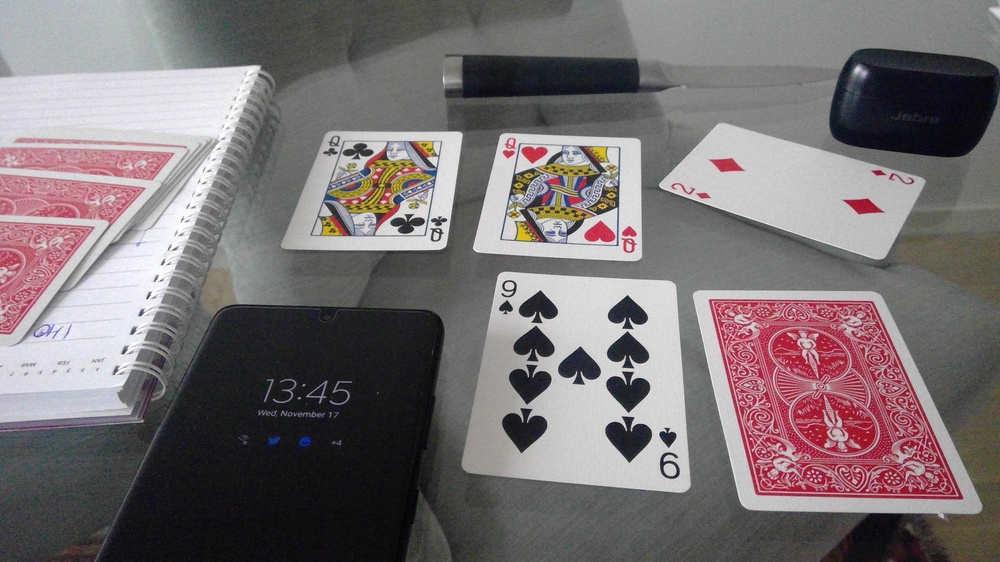
#> input picture Python/opencv/img/objects.jpg, 1000 x 562 px, shrunk from 3264 x 1836 before the run
$ jupyter execute --allow-errors object_finder.ipynb
#> lines starting #> are read from the running program, lines starting #| are printed output that depends on the picture; after the words box and inside, x2 and y2 are one past the last pixel; in counts of white or black regions, pixels touching at a corner belong together
[cell 1]
import math
import cv2 as cv
from matplotlib import pyplot as plt
plt.set_cmap("gray")

[cell 2]
# load images
img_names = ["objects.jpg", "playing_card_heart_A.png",
             "playing_card_spades_A.png"]
img_objects, img_heart, img_spades = (
    cv.imread(f"./img/{key}") for key in img_names)
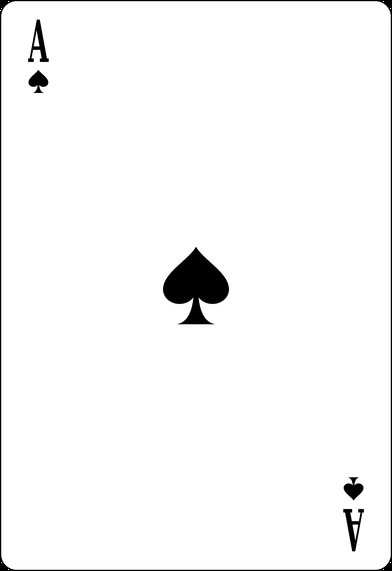
#> input picture Python/opencv/img/playing_card_spades_A.png, 392 x 571 px, shrunk from 1280 x 1865 before the run
#> img_objects is the input picture: shape (562, 1000, 3); mean B, G, R 114.4, 112.5, 120.6
#> img_spades is the input picture: shape (571, 392, 3); min 0, max 255, mean 247.7

[cell 3]
fig, ax = plt.subplots(1, 3)

fig.set_size_inches(22, 6)

ax[0].imshow(img_objects[:, :, ::-1])
ax[1].imshow(img_spades[:, :, ::-1])
#> (the rest of this cell did not finish here and is left out)

[cell 4]
# SPADES
# Work flow one

blur = cv.GaussianBlur(img_spades, (3, 3), 10)
canny = cv.Canny(blur, 100, 200)
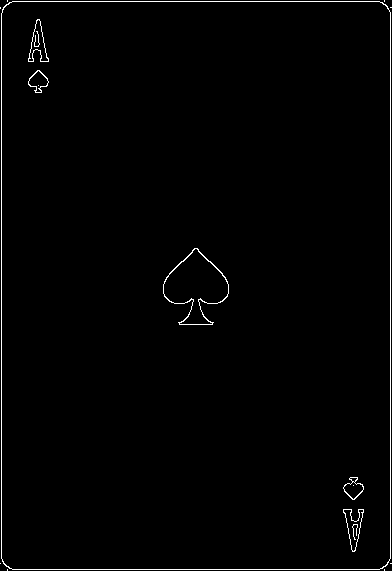
#> canny: shape (571, 392); 1.2% white in thin lines or dots

contours, hierarchy = cv.findContours(
    canny, cv.RETR_CCOMP, cv.CHAIN_APPROX_SIMPLE)
#> contours = 25 contours, 12 with area under 20; largest, box (x1, y1, x2, y2) and area: (1, 1, 391, 570) 220783, (1, 1, 391, 570) 220759, (163, 248, 229, 325) 2801, (163, 248, 229, 325) 2703, (28, 19, 49, 62) 385
b = cv.drawContours(img_spades.copy(), contours, -1, (80, 255, 180), 3)

marked = img_spades.copy()
rects = [cv.boundingRect(cnt) for cnt in contours]
#> rects = 25 items, first 6: (384, 569, 1, 2), (7, 569, 1, 2), (390, 563, 2, 1), (0, 563, 1, 1), (352, 524, 6, 16), (343, 509, 21, 43)
for x, y, w, h in rects:
    cv.rectangle(marked, (x, y), (x+w, y+h), (200, 0, 0), 5)
#> this loop made 25 passes
#> (x, y, w, h) on passes 1 to 12: (384, 569, 1, 2), (7, 569, 1, 2), (390, 563, 2, 1), (0, 563, 1, 1), (352, 524, 6, 16), (343, 509, 21, 43), (343, 509, 21, 43), (353, 485, 1, 1), (343, 477, 21, 23), (343, 481, 21, 19), (349, 477, 9, 6), (163, 248, 66, 77)
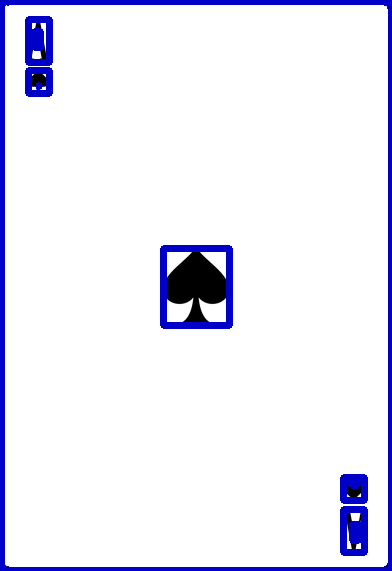
#> marked: shape (571, 392, 3); 6.34% of pixels changed, all inside (x1, y1, x2, y2) = (0, 0, 392, 571)

fig, ax = plt.subplots(1, 5)
fig.set_size_inches(22, 6)

ax[0].imshow(img_spades)
ax[1].imshow(blur)
ax[2].imshow(canny)
ax[3].imshow(b)
ax[4].imshow(marked)

len(contours)
#> Out = 25
#> figure, not shown here; B, G, R data is drawn as R, G, B

[cell 5]
# SPADES
# Work flow two

blur = cv.GaussianBlur(img_spades, (5, 5), 20)
_, bw = cv.threshold(blur, 90, 255, cv.THRESH_BINARY)
#> bw: shape (571, 392, 3); 98.4% white; 13 black regions (4 under 20 px), largest, box (x1, y1, x2, y2) and area: (164, 249, 228, 324) 2577, (33, 21, 47, 61) 187, (345, 510, 359, 550) 186
canny = cv.Canny(bw, 100, 200)
#> canny: shape (571, 392); 0.31% white in thin lines or dots

contours, hierarchy = cv.findContours(
    canny, cv.RETR_CCOMP, cv.CHAIN_APPROX_SIMPLE)
#> contours = 19 contours, 13 with area under 20; largest, box (x1, y1, x2, y2) and area: (163, 249, 228, 324) 2589, (163, 249, 228, 324) 2522, (344, 483, 362, 498) 190, (29, 71, 47, 87) 181, (344, 483, 362, 498) 176, (29, 71, 47, 87) 168
b = cv.drawContours(img_spades.copy(), contours, -1, (80, 255, 180), 3)

marked = img_spades.copy()
rects = [cv.boundingRect(cnt) for cnt in contours]
#> rects = 19 items, first 6: (380, 559, 12, 12), (0, 559, 12, 12), (356, 523, 3, 2), (359, 510, 3, 3), (344, 509, 15, 41), (344, 483, 18, 15)
for x, y, w, h in rects:
    cv.rectangle(marked, (x, y), (x+w, y+h), (200, 0, 0), 5)
#> this loop made 19 passes
#> (x, y, w, h) on passes 1 to 12: (380, 559, 12, 12), (0, 559, 12, 12), (356, 523, 3, 2), (359, 510, 3, 3), (344, 509, 15, 41), (344, 483, 18, 15), (344, 483, 18, 15), (352, 478, 3, 4), (352, 478, 3, 4), (163, 249, 65, 75), (163, 249, 65, 75), (36, 89, 4, 3)
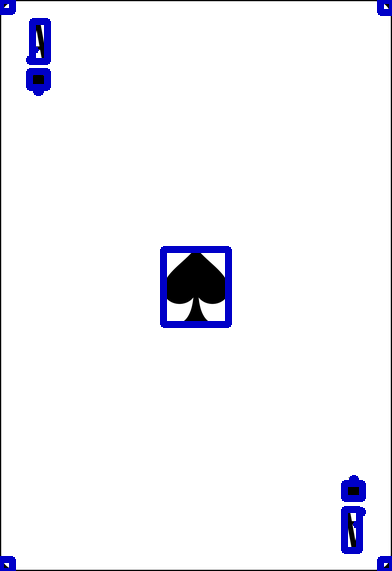
#> marked: shape (571, 392, 3); 2.39% of pixels changed, all inside (x1, y1, x2, y2) = (0, 0, 392, 571)

fig, ax = plt.subplots(1, 5)
fig.set_size_inches(22, 6)

ax[0].imshow(img_spades)
ax[1].imshow(bw)
ax[2].imshow(canny)
ax[3].imshow(b)
ax[4].imshow(marked)

len(contours)
#> Out = 19
#> figure, not shown here; B, G, R data is drawn as R, G, B

[cell 6]
def get_shapes(image, canny_th1=100, canny_th2=200, blur_ksize=(5, 5), blur_sigmax=20, contours_mode=cv.RETR_CCOMP):
    blur = cv.GaussianBlur(image, blur_ksize, blur_sigmax)
    _, bw = cv.threshold(blur, 90, 255, cv.THRESH_BINARY)
    canny = cv.Canny(bw, canny_th1, canny_th2)
    contours, _ = cv.findContours(canny, contours_mode, cv.CHAIN_APPROX_SIMPLE)
    return [cv.boundingRect(cnt) for cnt in contours]

[cell 7]
images = [img_spades, img_heart, img_objects]
fig, ax = plt.subplots(len(images), 2)
fig.set_size_inches(12, 6*len(images))
#> (the rest of this cell did not finish here and is left out)

[cell 8]
image = img_objects
fig, ax = plt.subplots(1, 2)
fig.set_size_inches(22, 6)
marked = image.copy()
rects = get_shapes(marked, contours_mode=cv.RETR_EXTERNAL)
#> in get_shapes (call 2), `canny = cv.Canny(bw, canny_th1, canny_th2)`: canny: shape (562, 1000); 3.4% white in thin lines or dots
#> in get_shapes (call 2), `contours, _ = cv.findContours(canny, contours_mode, cv.CHAIN_APPROX_SI..`: contours = 1744 contours, 1708 with area under 20; largest, box (x1, y1, x2, y2) and area: (508, 365, 550, 403) 922, (513, 327, 554, 361) 770, (519, 292, 557, 322) 624, (608, 296, 647, 328) 610, (909, 210, 949, 229) 472
#> rects = 1744 items, first 6: (545, 561, 1, 1), (545, 559, 2, 1), (535, 559, 3, 3), (541, 558, 3, 4), (545, 557, 2, 1), (568, 551, 1, 1)
print(f"len rects {len(rects)}")
#| len rects 1744
for x, y, w, h in rects:
    cv.rectangle(marked, (x, y), (x+w, y+h), (0, 0, 200), 5)
#> this loop made 1744 passes
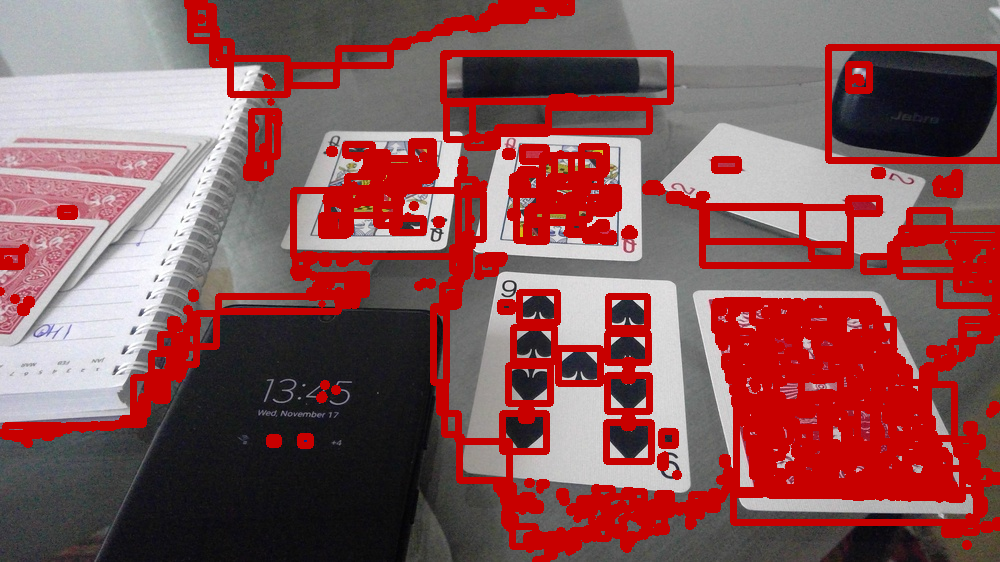
#> marked: shape (562, 1000, 3); mean B, G, R 87.4, 86.1, 137.9

ax[0].imshow(image[:, :, ::-1])
ax[1].imshow(marked[:, :, ::-1])
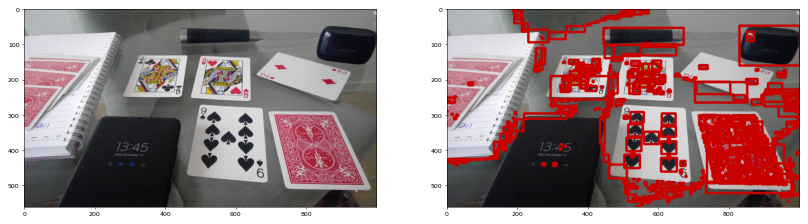
#> figure drawn by matplotlib, 2 panels

[cell 9]
image = img_heart
fig, ax = plt.subplots(1, 3)
fig.set_size_inches(22, 6)
#> (the rest of this cell did not finish here and is left out)

#> (a cell that did not finish here is left out)

[cell 11]
image =  img_spades.copy()
rects = get_shapes(image)
#> in get_shapes (call 3), `contours, _ = cv.findContours(canny, contours_mode, cv.CHAIN_APPROX_SI..`: contours = 19 contours, 13 with area under 20; largest, box (x1, y1, x2, y2) and area: (163, 249, 228, 324) 2589, (163, 249, 228, 324) 2522, (344, 483, 362, 498) 190, (29, 71, 47, 87) 181, (344, 483, 362, 498) 176, (29, 71, 47, 87) 168
#> rects = 19 items, first 6: (380, 559, 12, 12), (0, 559, 12, 12), (356, 523, 3, 2), (359, 510, 3, 3), (344, 509, 15, 41), (344, 483, 18, 15)
objects = [image[y:y+h, x:x+w, ::-1] for x, y, w, h in rects]
#> objects = 19 items

fig, ax = plt.subplots(4, 4)
fig.set_size_inches(22, 6)
fig.tight_layout()

#> (the rest of this cell did not finish here and is left out)

[cell 12]
# trying diffrent method for better detection

# BGR
image = img_objects
fig, ax = plt.subplots(3, 4)
fig.set_size_inches(22, 12)

image = cv.GaussianBlur(image, (5, 5), 10)

ax[0, 0].imshow(image[:, :, 0])
ax[0, 0].set_title("BLUE")
ax[0, 1].imshow(image[:, :, 1])
ax[0, 1].set_title("GREEM")
ax[0, 2].imshow(image[:, :, 2])
ax[0, 2].set_title("RED")
ax[0, 3].imshow(image[:, :, ::-1])
ax[0, 3].set_title("BGR")

cannies = []
for i in range(3):
    canny = cv.Canny(image[:, :, i], 90, 100)
    ax[1, i].imshow(canny)

    contours, _ = cv.findContours(canny, cv.RETR_CCOMP, cv.CHAIN_APPROX_SIMPLE)
    b = cv.drawContours(image.copy(), contours, -1, (200, 255, 180), 7)
    ax[2, i].imshow(b[:, :, ::-1])
#> canny: shape (562, 1000); 3.1% white in thin lines or dots
    # print(len(b))

canny = cv.Canny(image, 90, 100)
#> canny: shape (562, 1000); 4.8% white in thin lines or dots
ax[1, 3].imshow(canny)

contours, _ = cv.findContours(canny, cv.RETR_CCOMP, cv.CHAIN_APPROX_SIMPLE)
#> contours = 1406 contours, 1302 with area under 20; largest, box (x1, y1, x2, y2) and area: (584, 221, 614, 242) 397, (585, 221, 614, 241) 365, (305, 381, 329, 405) 262, (522, 147, 547, 163) 262, (622, 226, 637, 255) 252
b = cv.drawContours(image.copy(), contours, -1, (200, 255, 180), 7)
#> b: shape (562, 1000, 3)
ax[2, 3].imshow(b[:, :, ::-1])
# print(len(b))

[cell 13]
# HLS
org_img = img_objects
image = cv.cvtColor(org_img, cv.COLOR_BGR2HLS_FULL)
#> image: shape (562, 1000, 3); mean of channels 0, 1, 2 111.6, 116.7, 25.9
fig, ax = plt.subplots(3, 4)
fig.set_size_inches(22, 12)

image = cv.GaussianBlur(image, (5, 5), 10)
#> image: shape (562, 1000, 3); mean of channels 0, 1, 2 111.6, 116.7, 25.9

ax[0, 0].imshow(image[:, :, 0])
ax[0, 0].set_title("HUE")
ax[0, 1].imshow(image[:, :, 1])
ax[0, 1].set_title("Light")
ax[0, 2].imshow(image[:, :, 2])
ax[0, 2].set_title("Saturation")
ax[0, 3].imshow(image[:, :, ::-1])
ax[0, 3].set_title("HLS")

cannies = []
for i in range(3):
    canny = cv.Canny(image[:, :, i], 90, 100)
    ax[1, i].imshow(canny)

    contours, _ = cv.findContours(canny, cv.RETR_CCOMP, cv.CHAIN_APPROX_SIMPLE)
    b = cv.drawContours(org_img.copy(), contours, -1, (200, 255, 180), 7)
    ax[2, i].imshow(b[:, :, ::-1])
#> canny: shape (562, 1000); 2.6% white in thin lines or dots
    # print(len(b))

canny = cv.Canny(image, 90, 100)
#> canny: shape (562, 1000); 14.1% white in thin lines or dots
ax[1, 3].imshow(canny)

contours, _ = cv.findContours(canny, cv.RETR_CCOMP, cv.CHAIN_APPROX_SIMPLE)
#> contours = 6465 contours, 6090 with area under 20; largest, box (x1, y1, x2, y2) and area: (654, 423, 686, 450) 322, (660, 423, 680, 448) 252, (27, 143, 175, 152) 243, (798, 211, 831, 232) 212, (805, 211, 829, 229) 190
b = cv.drawContours(org_img.copy(), contours, -1, (200, 255, 180), 7)
ax[2, 3].imshow(b[:, :, ::-1])
# print(len(b))

[cell 14]
# HSV
org_img = img_objects
image = cv.cvtColor(org_img, cv.COLOR_BGR2HSV_FULL)
#> image: shape (562, 1000, 3); mean H, S, V 112.1, 30.5, 123.4
fig, ax = plt.subplots(3, 4)
fig.set_size_inches(22, 12)

image = cv.GaussianBlur(image, (5, 5), 10)
#> image: shape (562, 1000, 3); mean H, S, V 112.1, 30.5, 123.4

ax[0, 0].imshow(image[:, :, 0])
ax[0, 0].set_title("HUE")
ax[0, 1].imshow(image[:, :, 1])
ax[0, 1].set_title("Saturation")
ax[0, 2].imshow(image[:, :, 2])
ax[0, 2].set_title("Volume")
ax[0, 3].imshow(image[:, :, ::-1])
ax[0, 3].set_title("HSV")

cannies = []
for i in range(3):
    canny = cv.Canny(image[:, :, i], 90, 100)
    ax[1, i].imshow(canny)

    contours, _ = cv.findContours(canny, cv.RETR_CCOMP, cv.CHAIN_APPROX_SIMPLE)
    b = cv.drawContours(org_img.copy(), contours, -1, (200, 255, 180), 7)
    ax[2, i].imshow(b[:, :, ::-1])
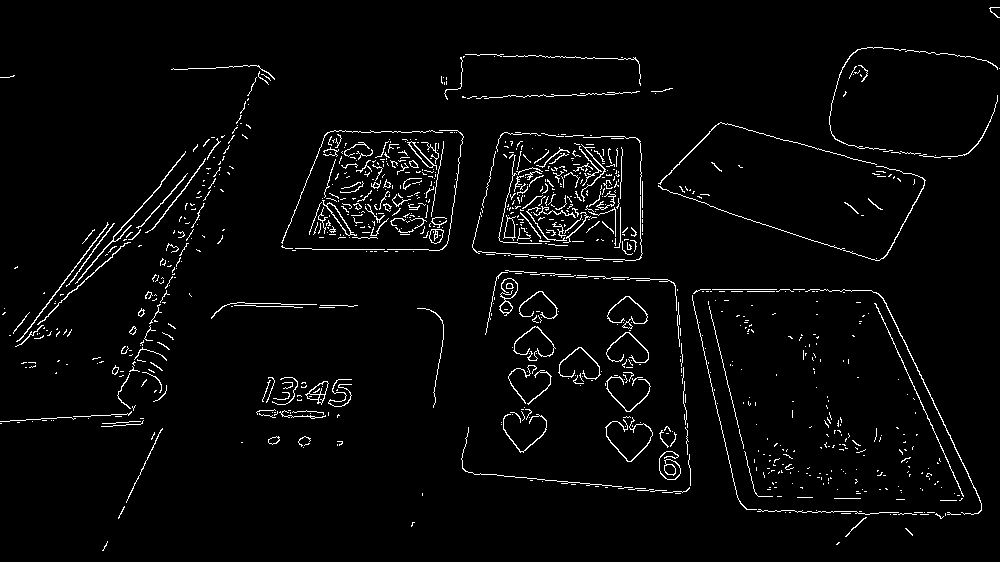
#> canny: shape (562, 1000); 3.1% white in thin lines or dots
    # print(len(b))

canny = cv.Canny(image, 90, 100)
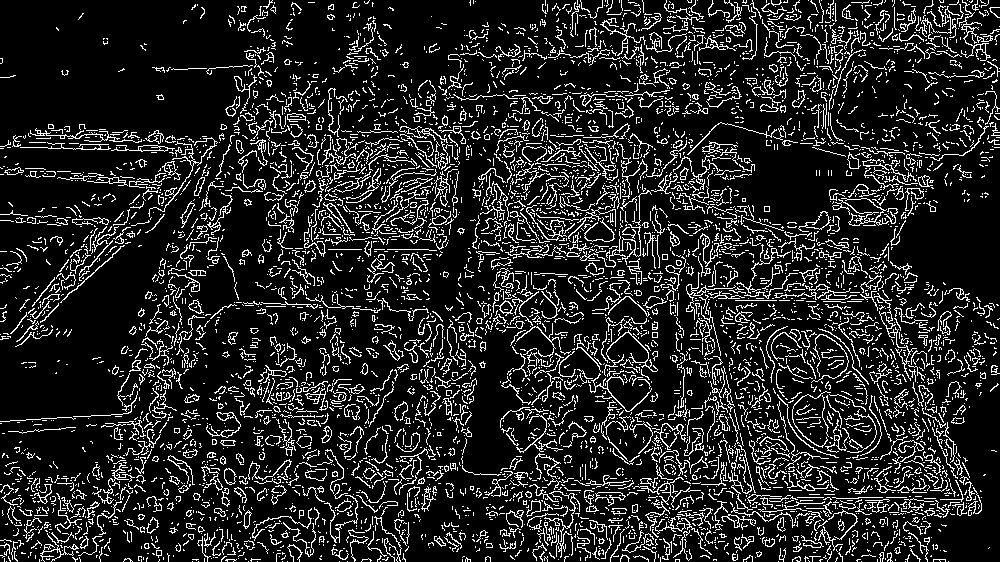
#> canny: shape (562, 1000); 14.4% white in thin lines or dots
ax[1, 3].imshow(canny)

contours, _ = cv.findContours(canny, cv.RETR_CCOMP, cv.CHAIN_APPROX_SIMPLE)
#> contours = 6478 contours, 6109 with area under 20; largest, box (x1, y1, x2, y2) and area: (654, 423, 686, 450) 324, (660, 423, 680, 448) 252, (798, 211, 831, 232) 212, (805, 211, 829, 230) 190, (595, 492, 626, 506) 174
b = cv.drawContours(org_img.copy(), contours, -1, (200, 255, 180), 7)
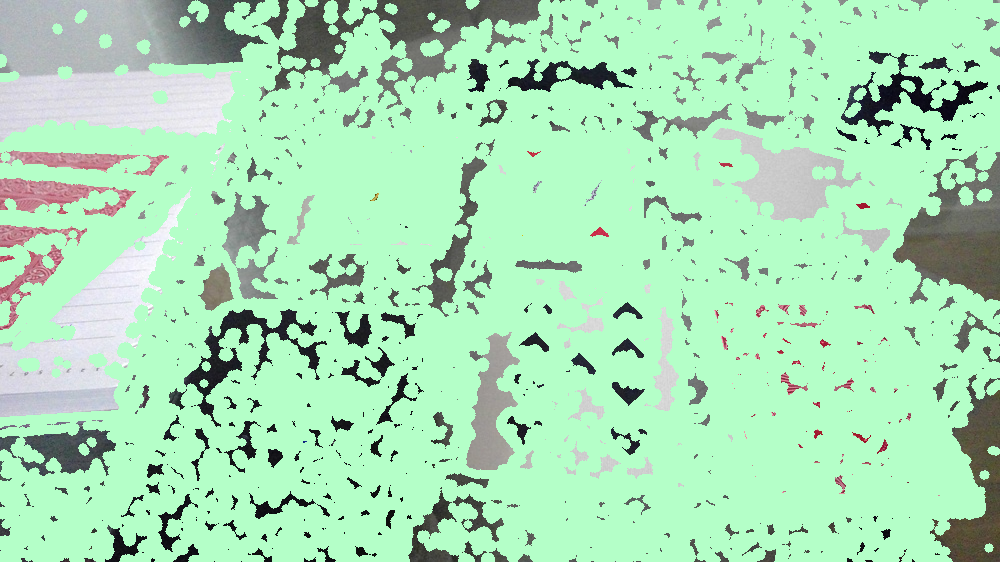
#> b: shape (562, 1000, 3); mean B, G, R 183.5, 224.9, 168.9
ax[2, 3].imshow(b[:, :, ::-1])
# print(len(b))
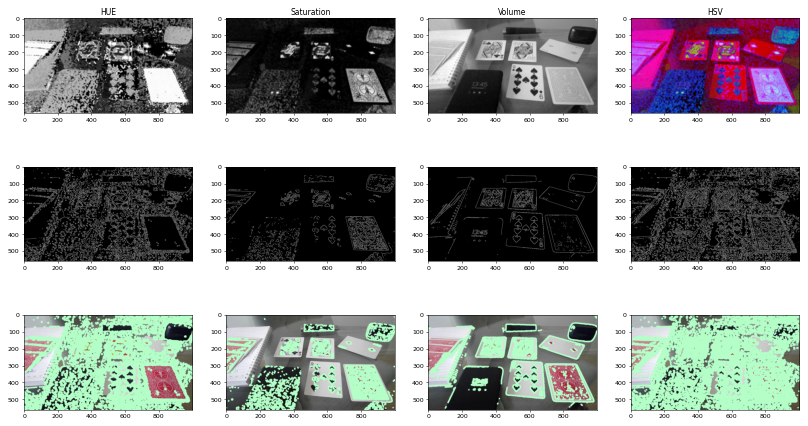
#> figure drawn by matplotlib, 12 panels
